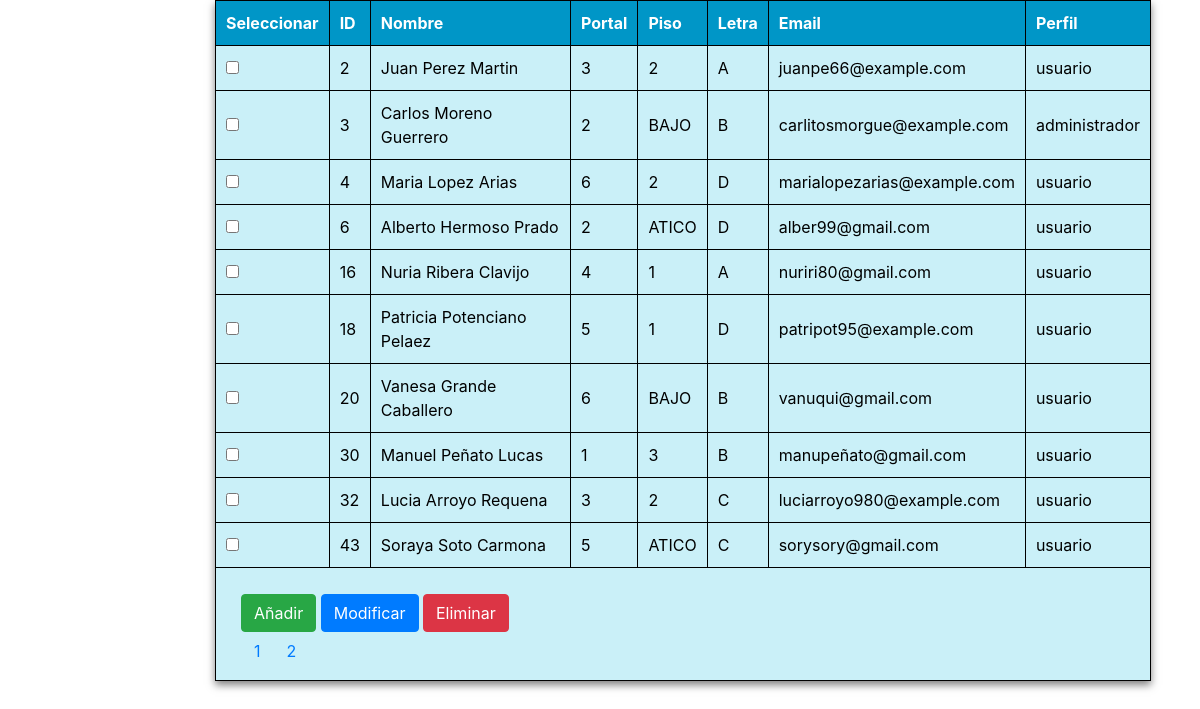
The page /views/listaUsuarios.php on the database its author committed.
### tables this page shows
CREATE TABLE `usuarios` (
  `id_usuario` int(11) NOT NULL,
  `fullname` varchar(150) NOT NULL,
  `portal` int(11) NOT NULL,
  `piso` varchar(10) NOT NULL,
  `letra` char(1) NOT NULL,
  `email` varchar(255) NOT NULL,
  `perfil` varchar(15) NOT NULL DEFAULT 'usuario' CHECK (`perfil` in ('usuario','administrador'))
);

### models/usuarios.php (called while the page is built, shortened)
<?php
class Usuarios {
    private $id_Usuario;
    private $fullname;
    private $email;
    private $portal;
    private $piso;
    private $letra;
    private $perfil;
    public function __construct($id_Usuario, $fullname, $email, $portal, $piso, $letra, $perfil, Conexion $conexion) {
        $this->id_Usuario = $id_Usuario;
        $this->fullname = $fullname;
        $this->email = $email;
        $this->portal = $portal;
        $this->piso = $piso;
        $this->letra = $letra;
        $this->perfil = $perfil;
    }
    public function getId_Usuario() {
        return $this->id_Usuario;
    }
    public function getFullname() {
        return $this->fullname;
    }
    public function getEmail() {
        return $this->email;
    }
    public function getPortal() {
        return $this->portal;
    }
    public function getPiso() {
        return $this->piso;
    }
    public function getLetra() {
        return $this->letra;
    }
    public function getPerfil() {
        return $this->perfil;
    }
    public function obtenerUsuarios($conexion) {
        $mysqli = $conexion->obtenerConexion();
        $consulta = "SELECT * FROM usuarios";
        $resultado = mysqli_query($mysqli, $consulta);
        if ($resultado) {
            $tablaUsuarios = [];
            while ($fila = mysqli_fetch_assoc($resultado)) {
                $usuario = new Usuarios(
                    $fila['id_usuario'],
                    $fila['fullname'],
                    $fila['email'],
                    $fila['portal'],
                    $fila['piso'],
                    $fila['letra'],
                    $fila['perfil'],
                    $conexion
                );
                $tablaUsuarios[] = $usuario;
            }
            return $tablaUsuarios;
        } else {
            return [];
        }
    }
}

### views/listaUsuarios.php (the view, shortened to what this page needs)
<!DOCTYPE html>
<html lang="es">
<head>
    <link rel="stylesheet" href="https://stackpath.bootstrapcdn.com/bootstrap/4.5.2/css/bootstrap.min.css">
    <link rel="stylesheet" href="../public/css/stylesAdminSection.css">
</head>
<body>
<?php
require_once "../models/Usuarios.php";
$conexion = new Conexion("BBDDPROYECTO");
$usuarios = new Usuarios(null, null, null, null, null, null, null, $conexion );
$tablaUsuarios = $usuarios->obtenerUsuarios($conexion);
?>
<div class="container-fluid d-flex justify-content-center">
<table  id="tablaUsuarios" border="1">
    <thead >
        <tr>
            <th>Seleccionar</th>
            <th>ID</th>
            <th>Nombre</th>
            <th>Portal</th>
            <th>Piso</th>
            <th>Letra</th>
            <th>Email</th>
            <th>Perfil</th>
        </tr>
    </thead>
    <tbody>
        <?php foreach ($tablaUsuarios as $usuario): ?>
            <tr data-userId="<?= $usuario->getId_Usuario() ?>">
                <td><input type="checkbox" class="seleccionar-usuario" value="<?= $usuario->getId_Usuario() ?>"></td>
                <td><?= $usuario->getId_Usuario() ?></td>
                <td class="editable" data-columna="nombre"><?= $usuario->getFullname() ?></td>
                <td class="editable" data-columna="portal"><?= $usuario->getPortal() ?></td>
                <td class="editable" data-columna="piso"><?= $usuario->getPiso() ?></td>
                <td class="editable" data-columna="letra"><?= $usuario->getLetra() ?></td>
                <td class="editable" data-columna="email"><?= $usuario->getEmail() ?></td>
                <td class="editable" data-columna="perfil"><?= $usuario->getPerfil() ?></td>
            </tr>
        <?php endforeach; ?>
    </tbody>
    <tfoot>
        <tr>
            <td colspan="8">
                <div class="container mt-3">
                    <button class="btn btn-success" id="btn-add">Añadir</button>
                    <button class="btn btn-primary" id="btn-modificar">Modificar</button>
                    <button class="btn btn-danger" id="btn-eliminar">Eliminar</button>
                    <div class="pagination paginacion"></div>
                </div>
            </td>
        </tr>
    </tfoot>
</table>
</div>
</body>
</html>

### public/css/stylesAdminSection.css (style rules this page uses)
#tablaUsuarios { margin-left: 200px; margin-right: auto; width: 80%; background-color: #caf0f8; border-collapse: collapse; box-shadow: 0 4px 8px rgba(0, 0, 0, 0.5); }
#tablaUsuarios th, #tablaUsuarios td { padding: 10px; border: 1px solid #000; }
#tablaUsuarios th { background-color: #0096c7; color: #fff; }
#tablaUsuarios td { background-color: #caf0f8; color: #000; }

### rows shown on the page
usuarios: id_usuario "2", fullname "Juan Perez Martin", portal "3", piso "2", letra "A", email "juanpe66@example.com", perfil "usuario"
usuarios: id_usuario "3", fullname "Carlos Moreno Guerrero", portal "2", piso "BAJO", letra "B", email "carlitosmorgue@example.com", perfil "administrador"
usuarios: id_usuario "4", fullname "Maria Lopez Arias", portal "6", piso "2", letra "D", email "marialopezarias@example.com", perfil "usuario"
usuarios: id_usuario "6", fullname "Alberto Hermoso Prado", portal "2", piso "ATICO", letra "D", email "alber99@gmail.com", perfil "usuario"
usuarios: id_usuario "16", fullname "Nuria Ribera Clavijo", portal "4", piso "1", letra "A", email "nuriri80@gmail.com", perfil "usuario"
usuarios: id_usuario "18", fullname "Patricia Potenciano Pelaez", portal "5", piso "1", letra "D", email "patripot95@example.com", perfil "usuario"
usuarios: id_usuario "20", fullname "Vanesa Grande Caballero", portal "6", piso "BAJO", letra "B", email "vanuqui@gmail.com", perfil "usuario"
usuarios: id_usuario "30", fullname "Manuel Peñato Lucas", portal "1", piso "3", letra "B", email "manupeñato@gmail.com", perfil "usuario"
usuarios: id_usuario "32", fullname "Lucia Arroyo Requena", portal "3", piso "2", letra "C", email "luciarroyo980@example.com", perfil "usuario"
usuarios: id_usuario "43", fullname "Soraya Soto Carmona", portal "5", piso "ATICO", letra "C", email "sorysory@gmail.com", perfil "usuario"
